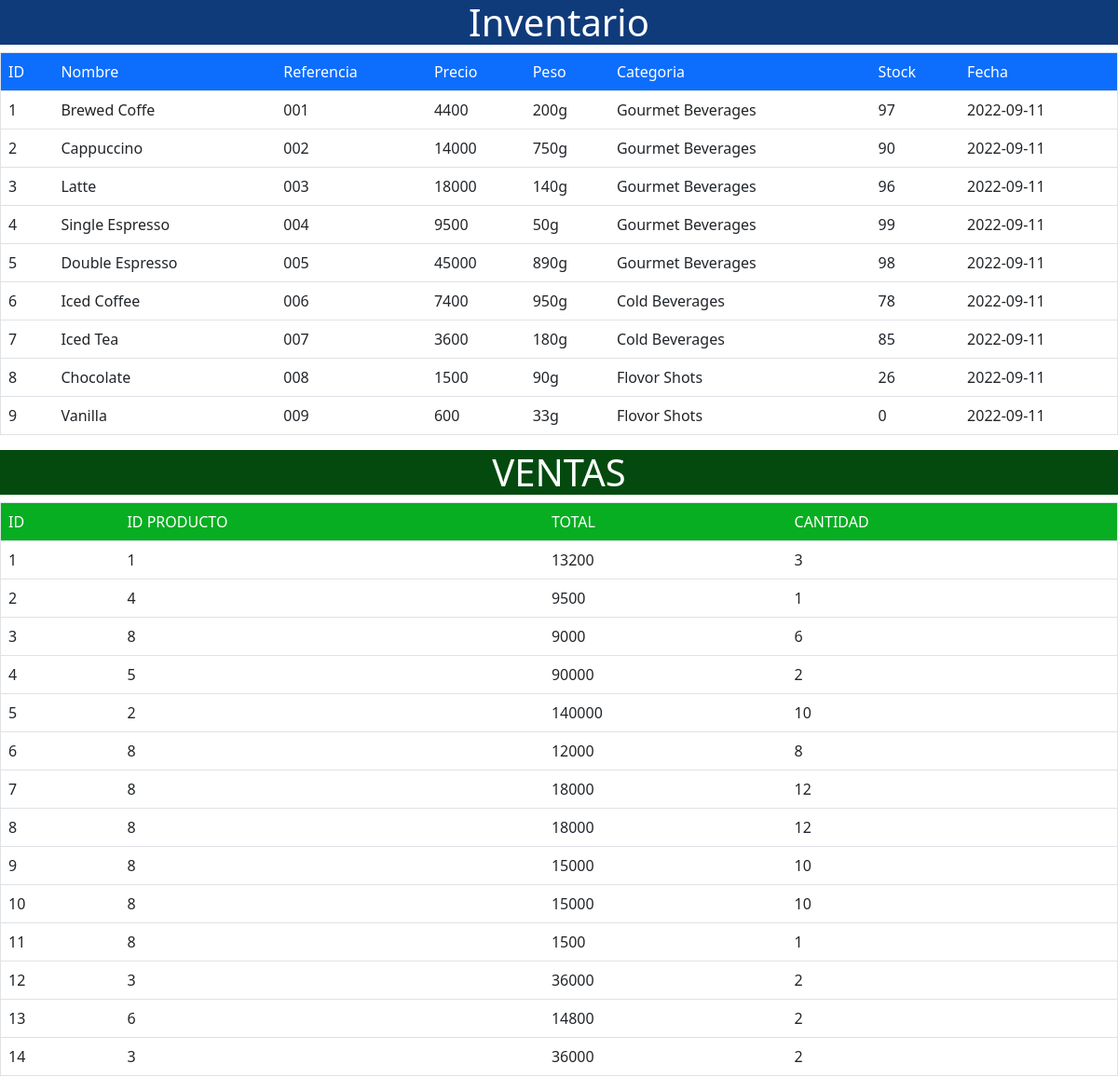
The app's page /vista/listar.php with its own data.
### tables this page shows
CREATE TABLE `productos` (
  `id` int(11) NOT NULL,
  `nombre` varchar(100) NOT NULL,
  `referencia` varchar(200) NOT NULL,
  `precio` varchar(20) NOT NULL,
  `peso` varchar(20) NOT NULL,
  `categoria` varchar(100) NOT NULL,
  `stock` int(10) NOT NULL,
  `fecha` date DEFAULT current_timestamp()
);

CREATE TABLE `registro` (
  `id` int(11) NOT NULL,
  `id_producto` int(10) NOT NULL,
  `precio` int(100) NOT NULL,
  `cant` int(10) NOT NULL
);

### consultas/producto.php (called while the page is built, shortened)
<?php
    class Producto{
        public function mostrar($tabla){
            $c = new Conectar();
            $conexion=$c->conexion();
            $result=mysqli_query($conexion,"SELECT * FROM $tabla");
            return mysqli_fetch_all($result,MYSQLI_ASSOC);
        }
    }
?>

### vista/listar.php (the view, shortened to what this page needs)
<?php
    require_once "../consultas/producto.php";
    require_once "../header.php";
?>
<h1 style="text-align:center;background-color: #103b7b;color: #fff;">Inventario</h1>
<table class="table cont-tabl" border="1">
    <thead style="background-color: #0d6efd; color:#fff;">
        <tr>
            <td scope="col">ID</td>
            <td scope="col">Nombre</td>
            <td scope="col">Referencia</td>
            <td scope="col">Precio</td>
            <td scope="col">Peso</td>
            <td scope="col">Categoria</td>
            <td scope="col">Stock</td>
            <td scope="col">Fecha</td>
        </tr>
    </thead>
    <?php
        $obj= new Producto();
        $tabla="productos";
        $datos=$obj->mostrar($tabla);
        foreach ($datos as $key ){
        ?>
            <tr>
                <td><?php echo $key['id']?></td>
                <td><?php echo $key['nombre']?></td>
                <td><?php echo $key['referencia']?></td>
                <td><?php echo $key['precio']?></td>
                <td><?php echo $key['peso']?></td>
                <td><?php echo $key['categoria']?></td>
                <td><?php echo $key['stock']?></td>
                <td><?php echo $key['fecha']?></td>
            </tr>
        <?php
        }
        ?>
</table>
<h1 style="text-align:center;background-color:#044a0f;color: #fff;">VENTAS</h1>
<table class="table cont-tabl" border="1">
    <thead style="background-color: #07ae21; color:#fff;">
        <tr>
            <td scope="col">ID</td>
            <td scope="col">ID PRODUCTO</td>
            <td scope="col">TOTAL</td>
            <td scope="col">CANTIDAD</td>
        </tr>
    </thead>
    <?php
        $obj= new Producto();
        $tabla="registro";
        $datos=$obj->mostrar($tabla);
        foreach ($datos as $key ){
        ?>
            <tr>
                <td><?php echo $key['id']?></td>
                <td><?php echo $key['id_producto']?></td>
                <td><?php echo $key['precio']?></td>
                <td><?php echo $key['cant']?></td>
            </tr>
        <?php
        }
        ?>
</table>
</body>
</html>

### header.php (shortened to what this page needs)
<!DOCTYPE html>
<html lang="en">
<head>
    <link rel="stylesheet" href="assest/estilos/main.css">
    <link href="https://cdn.jsdelivr.net/npm/bootstrap@5.2.1/dist/css/bootstrap.min.css" rel="stylesheet">
</head>

### records on screen
productos: id "1", nombre "Brewed Coffe", referencia "001", precio "4400", peso "200g", categoria "Gourmet Beverages", stock "97", fecha "2022-09-11"
productos: id "2", nombre "Cappuccino", referencia "002", precio "14000", peso "750g", categoria "Gourmet Beverages", stock "90", fecha "2022-09-11"
productos: id "3", nombre "Latte", referencia "003", precio "18000", peso "140g", categoria "Gourmet Beverages", stock "96", fecha "2022-09-11"
productos: id "4", nombre "Single Espresso", referencia "004", precio "9500", peso "50g", categoria "Gourmet Beverages", stock "99", fecha "2022-09-11"
productos: id "5", nombre "Double Espresso", referencia "005", precio "45000", peso "890g", categoria "Gourmet Beverages", stock "98", fecha "2022-09-11"
productos: id "6", nombre "Iced Coffee", referencia "006", precio "7400", peso "950g", categoria "Cold Beverages", stock "78", fecha "2022-09-11"
productos: id "7", nombre "Iced Tea", referencia "007", precio "3600", peso "180g", categoria "Cold Beverages", stock "85", fecha "2022-09-11"
productos: id "8", nombre "Chocolate", referencia "008", precio "1500", peso "90g", categoria "Flovor Shots", stock "26", fecha "2022-09-11"
productos: id "9", nombre "Vanilla", referencia "009", precio "600", peso "33g", categoria "Flovor Shots", stock "0", fecha "2022-09-11"
registro: id "1", id_producto "1", precio "13200", cant "3"
registro: id "2", id_producto "4", precio "9500", cant "1"
registro: id "3", id_producto "8", precio "9000", cant "6"
registro: id "4", id_producto "5", precio "90000", cant "2"
registro: id "5", id_producto "2", precio "140000", cant "10"
registro: id "6", id_producto "8", precio "12000", cant "8"
registro: id "7", id_producto "8", precio "18000", cant "12"
registro: id "8", id_producto "8", precio "18000", cant "12"
registro: id "9", id_producto "8", precio "15000", cant "10"
registro: id "10", id_producto "8", precio "15000", cant "10"
registro: id "11", id_producto "8", precio "1500", cant "1"
registro: id "12", id_producto "3", precio "36000", cant "2"
registro: id "13", id_producto "6", precio "14800", cant "2"
registro: id "14", id_producto "3", precio "36000", cant "2"
